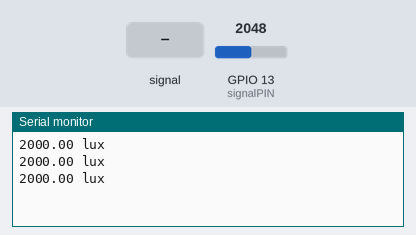
The program below on a simulated ESP32. On the bench: the last lines printed to the serial monitor. Inputs (shaded band) come from the test bench; at power-on: GPIO 13 (signalPIN) = 2048.

Above: at 1.3 s.
1.4 s: GPIO 13 (signalPIN) fed a 200 Hz sine of ±327 counts around its level
At 1.9 s:
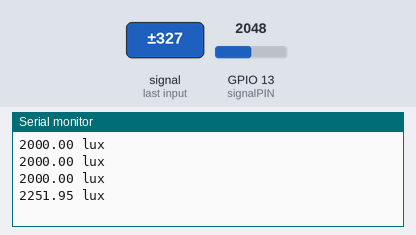
2.9 s: GPIO 13 (signalPIN) set to 2866
At 3.4 s:
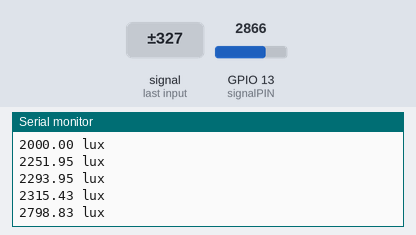
4.4 s: GPIO 13 (signalPIN) fed a 1000 Hz sine of ±1023 counts around its level
At 4.9 s:
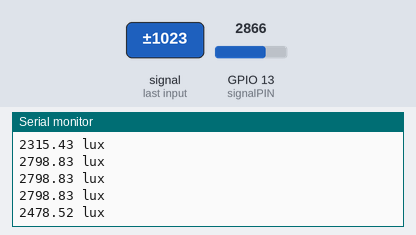
5.9 s: GPIO 13 (signalPIN) set to 3603
At 6.4 s:
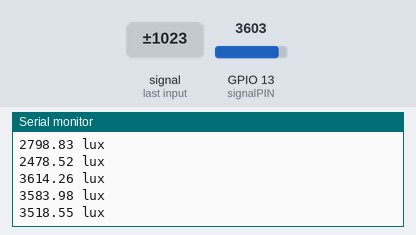
Timing chart, 0 to 8.4 s (numbered marks = the images above; inputs shaded):
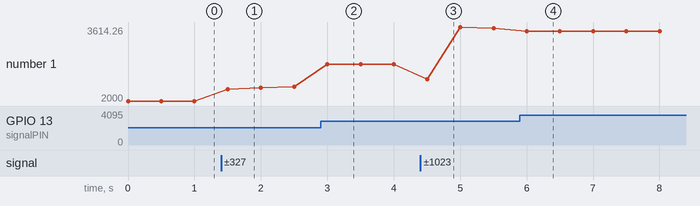

The program:

main.cpp
```cpp
/*
  Version: 2.1, Dated: 13/6/2023
  Sensor: TEMT6000 Ambient Light Sensor
  Authur: Asif Mahmood
  Designation: Embedded System Engineer
*/

#include <Arduino.h>

// setting input pin
const int signalPIN = GPIO_NUM_13;

// function decleration
void lightPercent();
void lightLux();

void setup() {
  // put your setup code here, to run once:
  Serial.begin(9600);
  pinMode(signalPIN, INPUT);
}

void loop() {
  // put your main code here, to run repeatedly:
  // if x is true then light will be calculated in percentage else in lux

  bool x = false; // x can be true or false
  if(x){
    lightPercent();
    delay(500);
  }
  else{
    lightLux();
    delay(500);
  }
}

// calculating light falling from source

// light in percentage
void lightPercent(){
  float voltage;
  float percent;
  voltage = (analogRead(signalPIN)/1024.0); // reading sensor's value (signal)
  percent = voltage * 100; // calculating light in percentage
  Serial.print("Light ");
  Serial.print(percent);
  Serial.print(" %\n");
}

// light in lux
void lightLux(){
  float volts = (analogRead(GPIO_NUM_13) * 5.0) / 1024.0; // converting analog values b/w 1-5 volts
  float mAmps = (volts/10000)*1000000; //  calculating mAmps I = (V/R)*1000000
  float lux = mAmps * 2.0; // calculating lux
  Serial.print(lux);
  Serial.print(" lux\n");
}
```

Measured:
- after the input at 1.4 s, the serial monitor: prints a new line after 0.10 s (image 1)
- after the input at 2.9 s, the serial monitor: prints a new line after 0.10 s (image 2)
- after the input at 4.4 s, the serial monitor: prints a new line after 0.10 s (image 3)
- after the input at 5.9 s, the serial monitor: prints a new line after 0.10 s (image 4)
- plotted number 1: 2000 → 2315.43 after the input at 1.4 s, 2315.43 → 2798.83 after the input at 2.9 s, 2798.83 → 3583.98 after the input at 4.4 s, 3583.98 → 3518.55 after the input at 5.9 s
